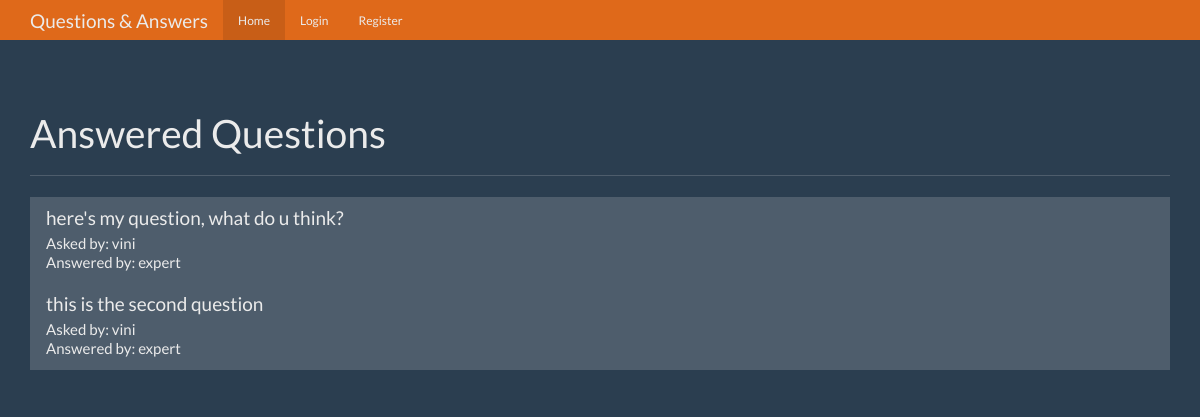
Before: / with the older database file.
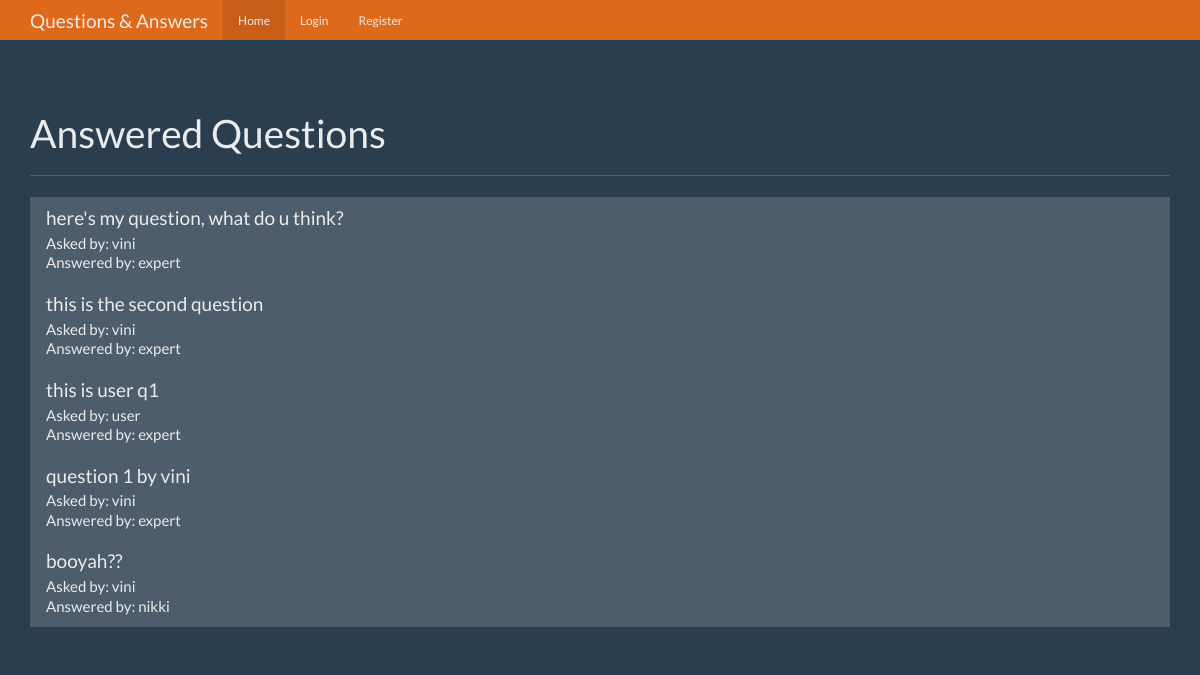
After: the same page with the newer database file.
### tables this page shows
CREATE TABLE questions (
    id INTEGER PRIMARY KEY autoincrement,
    question_text text not null,
    answer_text text,
    asked_by_id INTEGER not null,
    expert_id INTEGER not NULL
);

CREATE TABLE users (
    id INTEGER PRIMARY KEY autoincrement,
    name text not null ,
    password text not null, 
    expert boolean not null,
    admin boolean not NULL
);

### app.py (the view)
@app.route('/')
def index():
	user = get_current_user()
	db = get_db()
	qcur = db.execute('''select questions.id as question_id, questions.question_text, askers.name as asker_name, experts.name as expert_name
	                     from questions join users as askers on askers.id=questions.asked_by_id
						 join users as experts on experts.id = questions.expert_id where questions.answer_text is not null''')
	qres = qcur.fetchall()
	return render_template('home.html', user =user, questions=qres)

### app.py (called while the page is built)
def get_current_user(): 	#checking if the user has logged in session or not
	user_result = None
	if 'user' in session:
		user = session['user']
		db = get_db()
		user_cur = db.execute('select id, name, password, expert, admin from users where name=?', [user])
		user_result = user_cur.fetchone()
	return user_result

### database.py (called while the page is built)
def connect_db():
    sql = sqlite3.connect('questions.db')
    sql.row_factory = sqlite3.Row
    return sql

def get_db():
    if not hasattr(g, 'sqlite_db'):
        g.sqlite_db = connect_db()
    return g.sqlite_db

### templates/home.html (shortened to what this page needs)
{% extends "base.html" %}
{% from "show_links.html" import show_links %}
{% block nav %}
{{ show_links(user) }}
{% endblock %}
{% block body %}
      <div class="page-header">
        <h1>Answered Questions</h1>
      </div>
      <div class="row">
        <div class="col-lg-12">
          <div class="list-group">
            {% for question in questions%}
            <a href="{{url_for('question', question_id=question['question_id'])}}" class="list-group-item">
              <h4 class="list-group-item-heading">{{ question['question_text'] }}</h4>
              <p class="list-group-item-text">Asked by: {{question['asker_name']}}</p>
              <p class="list-group-item-text">Answered by: {{question['expert_name']}}</p>
            </a>
            {% endfor %}
          </div>
        </div>
      </div>
{% endblock %}

### templates/base.html (shortened to what this page needs)
<!DOCTYPE html>
<html lang="en">
  <head>
    <link href="{{ url_for( 'static' ,filename='bootstrap.min.css') }}" rel="stylesheet">
    <link href="{{ url_for( 'static' ,filename='theme.css') }}" rel="stylesheet">
  </head>
  <body>
    <nav class="navbar navbar-inverse navbar-fixed-top">
      <div class="container">
        <div class="navbar-header">
          <a class="navbar-brand" href="{{ url_for('index') }}">Questions & Answers</a>
        </div>
        <div id="navbar" class="navbar-collapse collapse">
        {% block nav %}{% endblock %}
        </div>
      </div>
    </nav>
    <div class="container theme-showcase" role="main">
    {% block body %}{% endblock %}
    </div>
  </body>
</html>

### templates/show_links.html (shortened to what this page needs)
{% macro show_links(user) %}
<ul class="nav navbar-nav">
    <li class="active"><a href="{{ url_for('index') }}">Home</a></li>
    {% if not user %}
    <li><a href="{{ url_for('login') }}">Login</a></li>
    <li><a href="{{ url_for('register') }}">Register</a></li>
    {% endif %}
  </ul>
{% endmacro %}

### static/theme.css (style rules this page uses)
body { padding-top: 70px; padding-bottom: 30px; }

Changed rows visible on the page:
added questions: question_text "this is user q1", asker_name "user", expert_name "expert"
added questions: question_text "question 1 by vini", asker_name "vini", expert_name "expert"
added questions: question_text "booyah??", asker_name "vini", expert_name "nikki"
